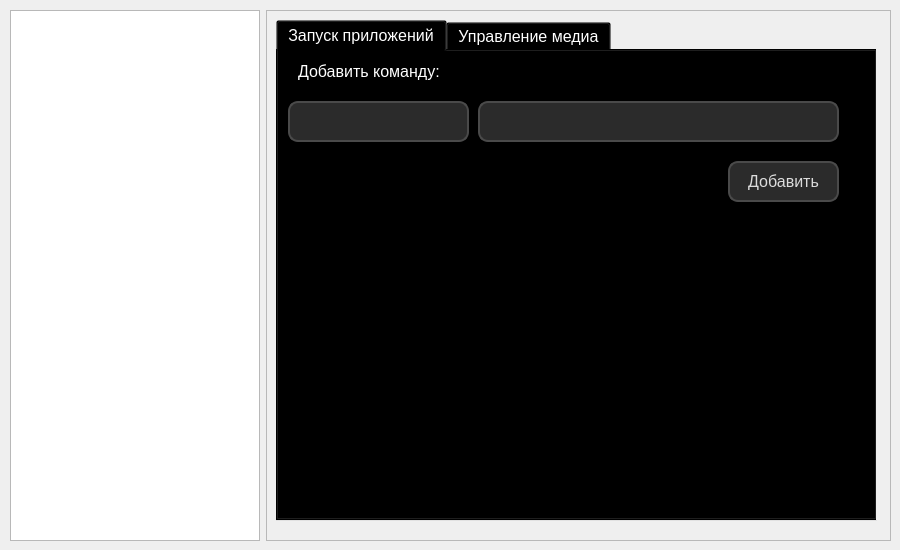
<?xml version="1.0" encoding="UTF-8"?>
<ui version="4.0">
 <class>FormDock</class>
 <widget class="QWidget" name="FormDock">
  <property name="windowModality">
   <enum>Qt::WindowModality::NonModal</enum>
  </property>
  <property name="enabled">
   <bool>true</bool>
  </property>
  <property name="geometry">
   <rect>
    <x>0</x>
    <y>0</y>
    <width>900</width>
    <height>550</height>
   </rect>
  </property>
  <property name="windowTitle">
   <string>Form</string>
  </property>
  <property name="styleSheet">
   <string notr="true">                background: qlineargradient(
                    spread:pad, 
                    x1:0, y1:0, x2:1, y2:1, 
                    stop:0 #4B0082,   /* Тёмно-фиолетовый */
                    stop:0.5 #3C3F41, /* Тёмно-серый */
                    stop:1 #2E8B57    /* Тёмно-зелёный */
                );
                font-family: 'Segoe UI'; /* Шрифт Segoe UI */
                font-size: 12pt;         /* Размер шрифта */
                color: white;            /* Цвет текста */</string>
  </property>
  <widget class="QWidget" name="verticalLayoutWidget">
   <property name="geometry">
    <rect>
     <x>10</x>
     <y>10</y>
     <width>881</width>
     <height>531</height>
    </rect>
   </property>
   <layout class="QVBoxLayout" name="verticalLayout">
    <property name="sizeConstraint">
     <enum>QLayout::SizeConstraint::SetMaximumSize</enum>
    </property>
    <item>
     <layout class="QHBoxLayout" name="horizontalLayout">
      <item>
       <widget class="QListWidget" name="category_list">
        <property name="maximumSize">
         <size>
          <width>250</width>
          <height>16777215</height>
         </size>
        </property>
        <item>
         <property name="text">
          <string>Настроки Моники</string>
         </property>
         <property name="font">
          <font>
           <pointsize>11</pointsize>
           <fontweight>DemiBold</fontweight>
          </font>
         </property>
        </item>
        <item>
         <property name="text">
          <string>Настройки голосовой модели</string>
         </property>
         <property name="font">
          <font>
           <pointsize>11</pointsize>
           <fontweight>DemiBold</fontweight>
          </font>
         </property>
        </item>
        <item>
         <property name="text">
          <string>Настройки интерфейса</string>
         </property>
         <property name="font">
          <font>
           <pointsize>11</pointsize>
           <fontweight>DemiBold</fontweight>
          </font>
         </property>
        </item>
        <item>
         <property name="text">
          <string>Прочие настройки </string>
         </property>
         <property name="font">
          <font>
           <pointsize>11</pointsize>
           <fontweight>DemiBold</fontweight>
          </font>
         </property>
        </item>
       </widget>
      </item>
      <item>
       <widget class="QFrame" name="frame">
        <property name="frameShape">
         <enum>QFrame::Shape::StyledPanel</enum>
        </property>
        <property name="frameShadow">
         <enum>QFrame::Shadow::Raised</enum>
        </property>
        <widget class="QStackedWidget" name="page_dock">
         <property name="geometry">
          <rect>
           <x>10</x>
           <y>10</y>
           <width>605</width>
           <height>527</height>
          </rect>
         </property>
         <property name="styleSheet">
          <string notr="true">    alignment: center;
    background: transparent;
    height: 0px; /* Скрыть высоту кнопок */</string>
         </property>
         <property name="currentIndex">
          <number>0</number>
         </property>
         <widget class="QWidget" name="another_settings">
          <widget class="QTabWidget" name="tab_app_commands">
           <property name="geometry">
            <rect>
             <x>0</x>
             <y>0</y>
             <width>601</width>
             <height>501</height>
            </rect>
           </property>
           <property name="currentIndex">
            <number>0</number>
           </property>
           <widget class="QWidget" name="tab">
            <attribute name="title">
             <string>Запуск приложений</string>
            </attribute>
            <widget class="QLabel" name="label">
             <property name="geometry">
              <rect>
               <x>20</x>
               <y>10</y>
               <width>151</width>
               <height>21</height>
              </rect>
             </property>
             <property name="text">
              <string>Добавить команду:</string>
             </property>
            </widget>
            <widget class="QLineEdit" name="keyword_lineEdit">
             <property name="geometry">
              <rect>
               <x>10</x>
               <y>50</y>
               <width>181</width>
               <height>41</height>
              </rect>
             </property>
             <property name="toolTip">
              <string/>
             </property>
             <property name="whatsThis">
              <string/>
             </property>
             <property name="styleSheet">
              <string notr="true">    QLineEdit {
        border: 2px solid #4a4a4a;
        border-radius: 10px;
        padding: 8px;
        font-size: 16px;
        background-color: #2b2b2b;
        color: #dcdcdc;
    }
    QLineEdit:focus {
        border: 2px solid #9a9edb;
        background-color: #3a3a3a;
    }</string>
             </property>
             <property name="inputMask">
              <string/>
             </property>
             <property name="text">
              <string/>
             </property>
            </widget>
            <widget class="QLineEdit" name="lineEdit">
             <property name="geometry">
              <rect>
               <x>200</x>
               <y>50</y>
               <width>361</width>
               <height>41</height>
              </rect>
             </property>
             <property name="styleSheet">
              <string notr="true">    QLineEdit {
        border: 2px solid #4a4a4a;
        border-radius: 10px;
        padding: 8px;
        font-size: 16px;
        background-color: #2b2b2b;
        color: #dcdcdc;
    }
    QLineEdit:focus {
        border: 2px solid #9a9edb;
        background-color: #3a3a3a;
    }</string>
             </property>
            </widget>
            <widget class="QPushButton" name="pushButton">
             <property name="geometry">
              <rect>
               <x>450</x>
               <y>110</y>
               <width>111</width>
               <height>41</height>
              </rect>
             </property>
             <property name="styleSheet">
              <string notr="true">    QPushButton {
        border: 2px solid #4a4a4a;
        border-radius: 10px;
        padding: 8px 16px;
        font-size: 16px;
        background-color: #2b2b2b;
        color: #dcdcdc;
    }
    QPushButton:hover {
        background-color: #3a3a3a;
    }
    QPushButton:pressed {
        background-color: #4e4e4e;
        border: 2px solid #9a9edb;
    }</string>
             </property>
             <property name="text">
              <string>Добавить</string>
             </property>
            </widget>
           </widget>
           <widget class="QWidget" name="tab_2">
            <attribute name="title">
             <string>Управление медиа</string>
            </attribute>
           </widget>
          </widget>
         </widget>
         <widget class="QWidget" name="monica_settings">
          <widget class="QLabel" name="label_3">
           <property name="geometry">
            <rect>
             <x>260</x>
             <y>180</y>
             <width>251</width>
             <height>91</height>
            </rect>
           </property>
           <property name="text">
            <string>monica_settings</string>
           </property>
          </widget>
         </widget>
         <widget class="QWidget" name="interface_settings_page">
          <widget class="QLabel" name="label_2">
           <property name="geometry">
            <rect>
             <x>210</x>
             <y>140</y>
             <width>171</width>
             <height>51</height>
            </rect>
           </property>
           <property name="text">
            <string>interface_settings_page</string>
           </property>
          </widget>
         </widget>
         <widget class="QWidget" name="voice_model_settings">
          <widget class="QLabel" name="label_4">
           <property name="geometry">
            <rect>
             <x>260</x>
             <y>170</y>
             <width>181</width>
             <height>61</height>
            </rect>
           </property>
           <property name="text">
            <string>voice_model_settings</string>
           </property>
          </widget>
         </widget>
        </widget>
       </widget>
      </item>
     </layout>
    </item>
   </layout>
  </widget>
 </widget>
 <resources/>
 <connections/>
</ui>
